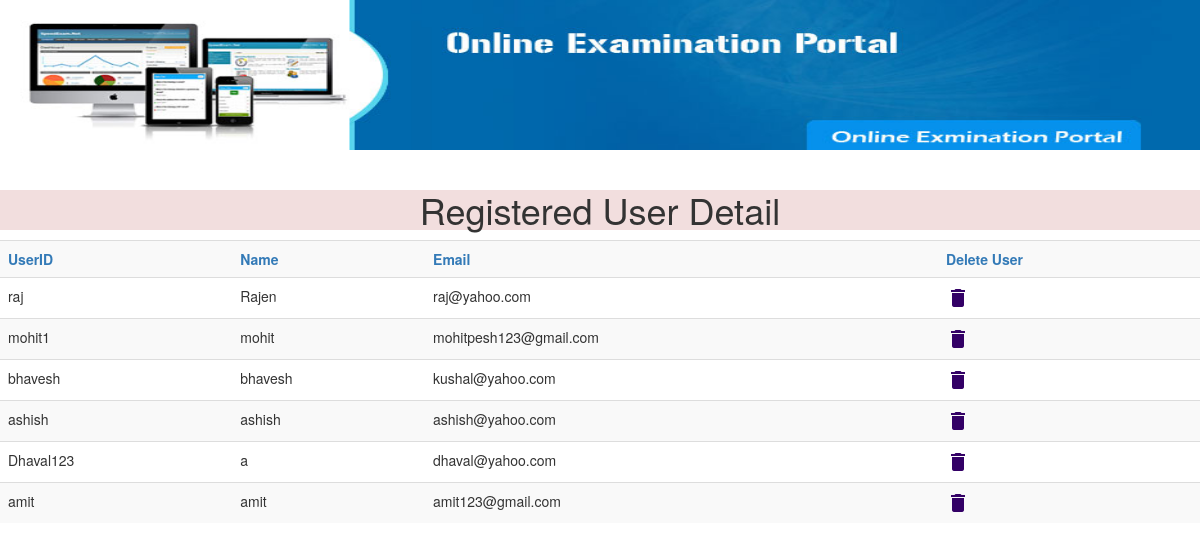
The app's page /admin/showuser.php with its own data.
### tables this page shows
CREATE TABLE `mst_user` (
  `user_id` int(5) NOT NULL,
  `login` varchar(20) DEFAULT NULL,
  `pass` varchar(20) DEFAULT NULL,
  `username` varchar(30) DEFAULT NULL,
  `address` varchar(50) DEFAULT NULL,
  `city` varchar(15) DEFAULT NULL,
  `phone` int(11) DEFAULT NULL,
  `email` varchar(30) DEFAULT NULL
);

### admin/showuser.php (the view, shortened to what this page needs)
<!DOCTYPE HTML PUBLIC "-//W3C//DTD HTML 4.01 Transitional//EN" "http://www.w3.org/TR/html4/loose.dtd">
<html>
<head>
<link href="../quiz.css" rel="stylesheet" type="text/css">
<link href="quiz.css" rel="stylesheet" type="text/css">
<link rel="stylesheet" href="css/bootstrap.min.css"/>
</head>
<body>
<?php
include("header.php");
include("../database.php");
		$sql=mysqli_query($con,"Select * From mst_user");
		echo "<table class='table table-striped'>";
		echo"<h1 class='text-center bg-danger'>Registered User Detail</h1>";
		echo "<tr>
		<th class='text-primary'>UserID</th>
				<th class='text-primary'>Name</th>
	<th class='text-primary'>Email</th>
	<th class='text-primary'>Delete User</th></tR>";
	while($result=mysqli_fetch_assoc($sql))
	{
	$id=$result['username'];
	echo "<tr>";
	echo "<td>".$result['login']. "</td>";
	echo "<td>".$result['username']."</td>";
	echo "<td>".$result['email']."</td>";
	echo "<td><a href='userdelete.php?username=$id'><i class='material-icons'>&#xe872;</i></a></td>";
	echo "</tr>";
	}
	echo "</table>";
?>

### admin/header.php (shortened to what this page needs)
<table>
<tr>
    <td width="10%">
     <img border="0" src="h.jpg" width="100%" height="150" align="right"></td>
  </tr>
</table>
  <Table width="100%">
  <tr>
    <td>
		</td>
  </tr>
</table>

### quiz.css (style rules this page uses)
body { margin-left: 0px; margin-top: 0px; }
a:link { color: #330066; text-decoration: none; }

### records on screen
mst_user: login "raj", username "Rajen", email "raj@yahoo.com"
mst_user: login "mohit1", username "mohit", email "mohitpesh123@gmail.com"
mst_user: login "bhavesh", username "bhavesh", email "kushal@yahoo.com"
mst_user: login "ashish", username "ashish", email "ashish@yahoo.com"
mst_user: login "Dhaval123", username "a", email "dhaval@yahoo.com"
mst_user: login "amit", username "amit", email "amit123@gmail.com"
